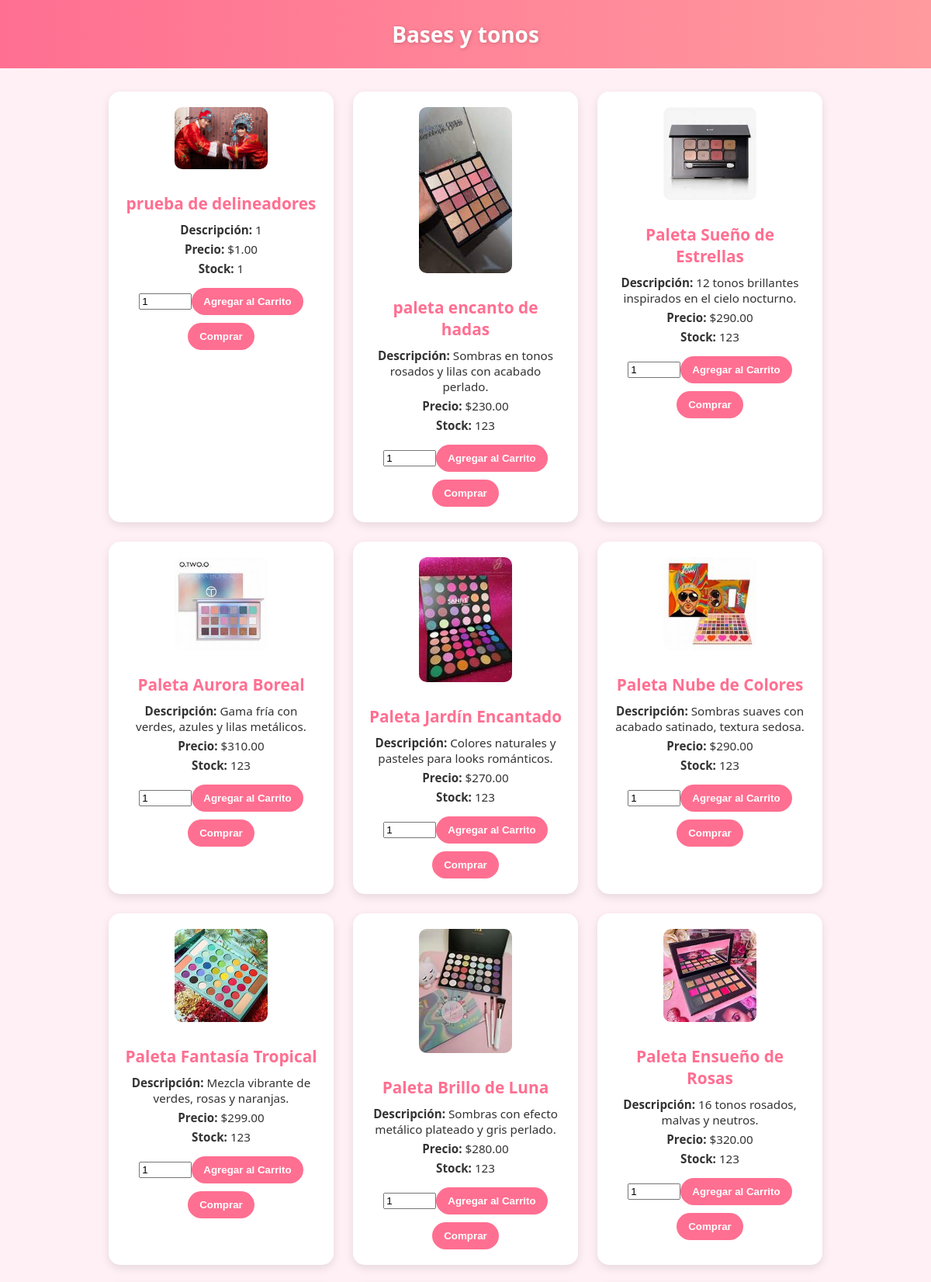
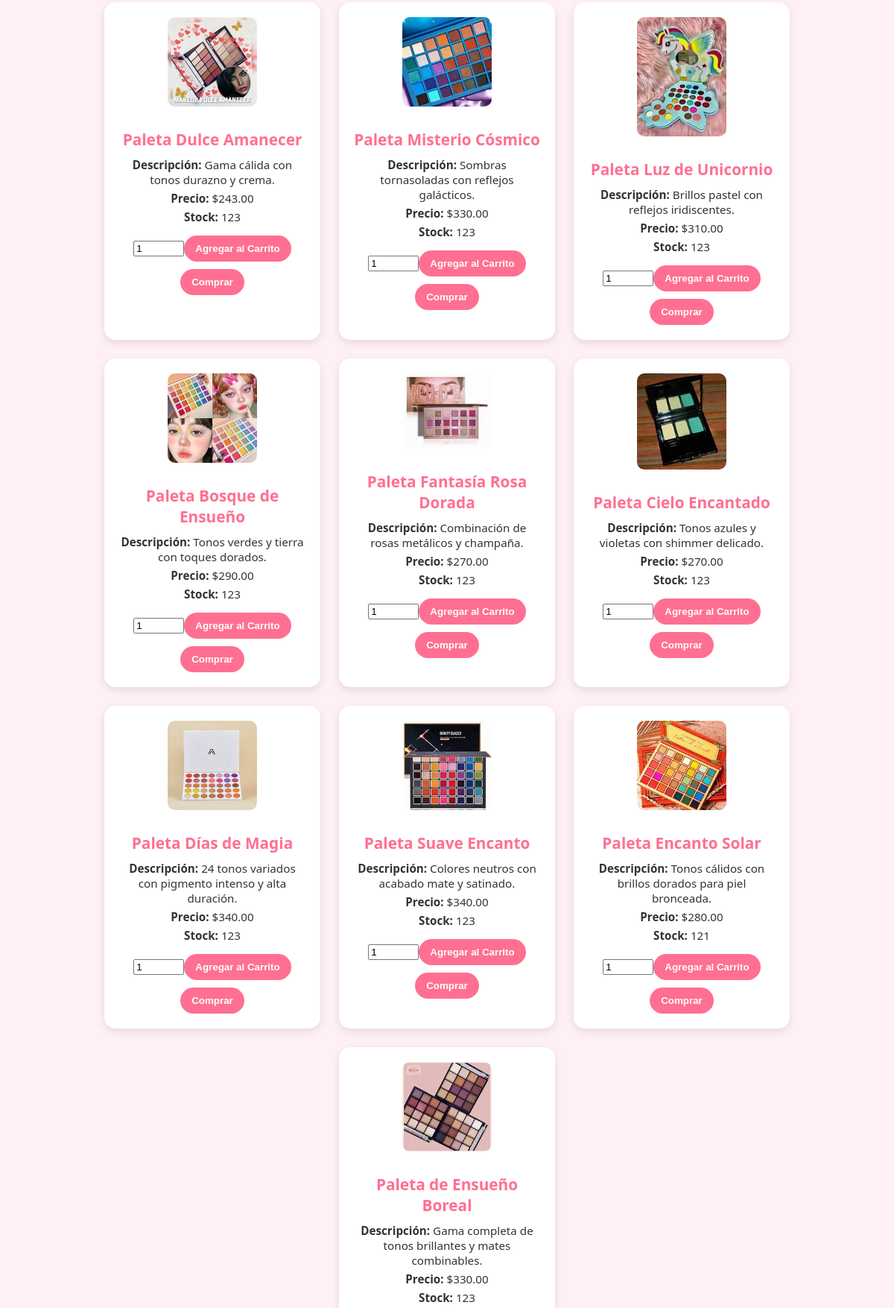
Page /pagina/Delineadores.php (upper part) on the committed database (2 pictures, top to bottom).
### tables this page shows
CREATE TABLE `electrodomesticos` (
  `id_producto` int(11) NOT NULL,
  `nombre_producto` varchar(255) NOT NULL,
  `descripcion` text DEFAULT NULL,
  `precio` decimal(10,2) DEFAULT NULL,
  `cantidad` int(11) DEFAULT NULL,
  `categoria_id` int(11) DEFAULT NULL,
  `imagen` varchar(255) DEFAULT NULL
);

### pagina/Delineadores.php (the view, shortened to what this page needs)
<!DOCTYPE html>
<html lang="es">
<head>
</head>
<body>
<div class="header">Bases y tonos</div>
<div class="product-container">
<?php
include 'conexion.php';
$query = "SELECT * FROM electrodomesticos";
$result = $conn->query($query);
if ($result->num_rows > 0) {
    while ($row = $result->fetch_assoc()) {
        echo "<div class='product-card'>";
        echo "<img src='img/productos/" . $row['imagen'] . "' alt='" . $row['nombre_producto'] . "'>";
        echo "<h3>" . $row['nombre_producto'] . "</h3>";
        echo "<p><strong>Descripción:</strong> " . $row['descripcion'] . "</p>";
        echo "<p><strong>Precio:</strong> $" . $row['precio'] . "</p>";
        echo "<p><strong>Stock:</strong> " . $row['cantidad'] . "</p>";
        if ($row['cantidad'] > 0) {
            echo "<form method='POST' action='agregar_carrito.php'>";
            echo "<input type='number' name='cantidad' min='1' max='" . $row['cantidad'] . "' value='1' style='margin-top:10px; width:60px;' required>";
            echo "<button type='submit' class='add-button'>Agregar al Carrito</button>";
            echo "</form>";
            echo "<form method='POST' action='checkout.php'>";
            echo "<button type='submit' class='buy-button'>Comprar</button>";
            echo "</form>";
        } else {
            echo "<p style='color:red; font-weight:bold;'>Agotado</p>";
        }
        echo "</div>";
    }
} else {
    echo "<p>No hay productos disponibles en esta categoría.</p>";
}
?>
</div>
</body>
</html>

### pagina/Delineadores.php (style rules this page uses)
body { font-family: 'Segoe UI', Tahoma, Geneva, Verdana, sans-serif; margin: 0; padding: 0; background-color: #fff0f5; color: #333; }
.header { background: linear-gradient(90deg, #ff6f91, #ff9a9e); color: white; padding: 25px 10px; text-align: center; font-size: 28px; font-weight: bold; text-shadow: 1px 1px 5px rgba(0,0,0,0.2); }
.product-container { display: flex; flex-wrap: wrap; justify-content: center; padding: 30px 20px; gap: 25px; }
.product-card { background-color: #fff; border-radius: 15px; padding: 20px; width: 250px; text-align: center; box-shadow: 0 4px 12px rgba(0,0,0,0.1); transition: transform 0.3s ease, box-shadow 0.3s ease; }
.product-card img { max-width: 120px; height: auto; margin-bottom: 15px; border-radius: 10px; }
.product-card h3 { margin: 10px 0; font-size: 1.3em; color: #ff6f91; }
.product-card p { margin: 5px 0; font-size: 0.95em; }
.buy-button, .add-button { margin-top: 10px; padding: 10px 15px; background-color: #ff6f91; color: white; border: none; border-radius: 20px; font-weight: bold; cursor: pointer; transition: background-color 0.3s ease; }

### rows in the picture
electrodomesticos: imagen (picture), nombre_producto "prueba de delineadores", descripcion "1", precio "1.00", cantidad "1"
electrodomesticos: imagen (picture), nombre_producto "paleta encanto de hadas", descripcion "Sombras en tonos rosados y lilas con acabado perlado.", precio "230.00", cantidad "123"
electrodomesticos: imagen (picture), nombre_producto "Paleta Sueño de Estrellas", descripcion "12 tonos brillantes inspirados en el cielo nocturno.", precio "290.00", cantidad "123"
electrodomesticos: imagen (picture), nombre_producto "Paleta Aurora Boreal", descripcion "Gama fría con verdes, azules y lilas metálicos.", precio "310.00", cantidad "123"
electrodomesticos: imagen (picture), nombre_producto "Paleta Jardín Encantado", descripcion "Colores naturales y pasteles para looks románticos.", precio "270.00", cantidad "123"
electrodomesticos: imagen (picture), nombre_producto "Paleta Nube de Colores", descripcion "Sombras suaves con acabado satinado, textura sedosa.", precio "290.00", cantidad "123"
electrodomesticos: imagen (picture), nombre_producto "Paleta Fantasía Tropical", descripcion "Mezcla vibrante de verdes, rosas y naranjas.", precio "299.00", cantidad "123"
electrodomesticos: imagen (picture), nombre_producto "Paleta Brillo de Luna", descripcion "Sombras con efecto metálico plateado y gris perlado.", precio "280.00", cantidad "123"
electrodomesticos: imagen (picture), nombre_producto "Paleta Ensueño de Rosas", descripcion "16 tonos rosados, malvas y neutros.", precio "320.00", cantidad "123"
electrodomesticos: imagen (picture), nombre_producto "Paleta Dulce Amanecer", descripcion "Gama cálida con tonos durazno y crema.", precio "243.00", cantidad "123"
electrodomesticos: imagen (picture), nombre_producto "Paleta Misterio Cósmico", descripcion "Sombras tornasoladas con reflejos galácticos.", precio "330.00", cantidad "123"
electrodomesticos: imagen (picture), nombre_producto "Paleta Luz de Unicornio", descripcion "Brillos pastel con reflejos iridiscentes.", precio "310.00", cantidad "123"
electrodomesticos: imagen (picture), nombre_producto "Paleta Bosque de Ensueño", descripcion "Tonos verdes y tierra con toques dorados.", precio "290.00", cantidad "123"
electrodomesticos: imagen (picture), nombre_producto "Paleta Fantasía Rosa Dorada", descripcion "Combinación de rosas metálicos y champaña.", precio "270.00", cantidad "123"
electrodomesticos: imagen (picture), nombre_producto "Paleta Cielo Encantado", descripcion "Tonos azules y violetas con shimmer delicado.", precio "270.00", cantidad "123"
electrodomesticos: imagen (picture), nombre_producto "Paleta Días de Magia", descripcion "24 tonos variados con pigmento intenso y alta duración.", precio "340.00", cantidad "123"
electrodomesticos: imagen (picture), nombre_producto "Paleta Suave Encanto", descripcion "Colores neutros con acabado mate y satinado.", precio "340.00", cantidad "123"
electrodomesticos: imagen (picture), nombre_producto "Paleta Encanto Solar", descripcion "Tonos cálidos con brillos dorados para piel bronceada.", precio "280.00", cantidad "121"
electrodomesticos: imagen (picture), nombre_producto "Paleta de Ensueño Boreal", descripcion "Gama completa de tonos brillantes y mates combinables.", precio "330.00", cantidad "123"
